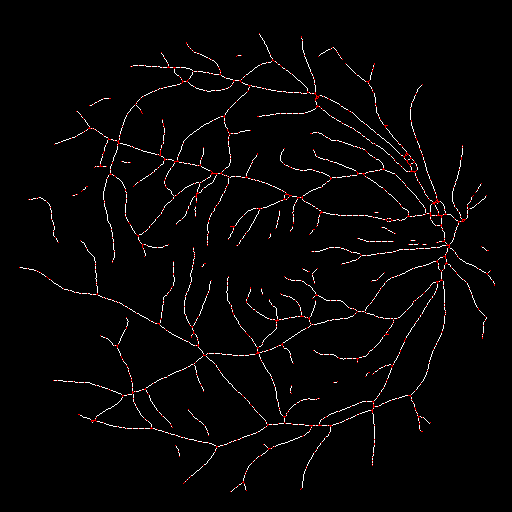
#> input picture xishu6.png, 512 x 512 px, given in place of cleaned_skeleton.png, which was not available
$ python '骨架图稀疏化.py'
#> lines starting #> are read from the running program, lines starting #| are printed output that depends on the picture; after the words box and inside, x2 and y2 are one past the last pixel; in counts of white or black regions, pixels touching at a corner belong together; pictures that were not available may be replaced by others from this repository, and a replacement may not be noted
import numpy as np
from skimage import io, morphology
from skimage.measure import label
import cv2

def extract_crosspoints(skel, cross_kernel):
    filtered = cv2.filter2D(skel.astype(np.uint8), -1, cross_kernel)
    crosspoints = filtered >= 13
    return crosspoints


def extract_endpoints(skel, cross_kernel):
    filtered = cv2.filter2D(skel.astype(np.uint8), -1, cross_kernel)
    endpoints = filtered == 11
    return endpoints


def apply_colors_to_skeleton(skeleton, sparsified_points, endpoints, crosspoints):
    red_channel = skeleton.copy()
    green_channel = skeleton.copy()
    blue_channel = skeleton.copy()

    for y, x in np.argwhere(sparsified_points == 1):
        red_channel[y, x] = 255
        green_channel[y, x] = 0
        blue_channel[y, x] = 0

    for y, x in np.argwhere(endpoints):
        green_channel[y, x] = 255

    for y, x in np.argwhere(crosspoints):
        blue_channel[y, x] = 255

    colored_skeleton = np.stack([red_channel, green_channel, blue_channel], axis=-1)
    return colored_skeleton
def sparsify_skeleton(skeleton, interval=10):
    labeled_skeleton = label(skeleton)
    sparsified_skeleton = np.zeros_like(skeleton)
    for region_label in np.unique(labeled_skeleton):
        if region_label == 0:
            continue
        coords = np.argwhere(labeled_skeleton == region_label)
        selected_indices = np.arange(0, len(coords), interval)
        selected_coords = coords[selected_indices]
        for y, x in selected_coords:
            sparsified_skeleton[y, x] = 1
    return sparsified_skeleton


def apply_red_to_skeleton(skeleton, sparsified_points):
    red_channel = skeleton.copy()
    green_channel = skeleton.copy()
    blue_channel = skeleton.copy()

    for y, x in np.argwhere(sparsified_points == 1):
        red_channel[y, x] = 255  # Red
        green_channel[y, x] = 0  # Green
        blue_channel[y, x] = 0  # Blue

    colored_skeleton = np.stack([red_channel, green_channel, blue_channel], axis=-1)
    return colored_skeleton


# Load and process the skeleton
skeleton_image_path = r'D:\some CV\try by myself\后处理\cleaned_skeleton.png'  # Change this to your skeleton image path
skeleton_image = io.imread(skeleton_image_path, as_gray=True)
#> skeleton_image: shape (512, 512) float64; min 0, max 1, mean 0.0207
skeleton_image = skeleton_image > 0  # Convert to binary image if not already
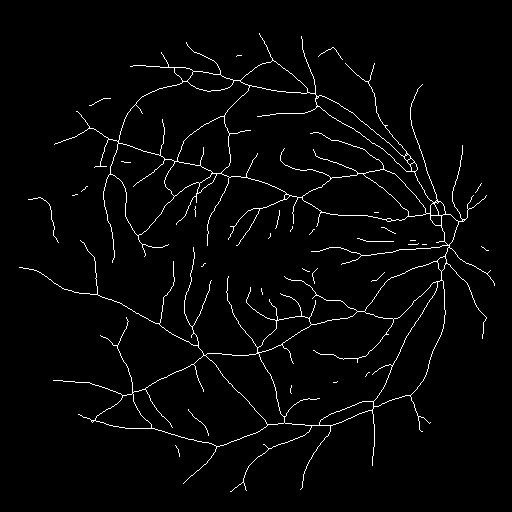
#> skeleton_image: shape (512, 512) bool; 2.6% white in thin lines or dots, all inside (x1, y1, x2, y2) = (19, 33, 495, 492)
cross_kernel = np.array([[1, 1, 1],
                             [1, 10, 1],
                             [1, 1, 1]], dtype=np.uint8)
# Sparsify the skeleton
#todo:通过interval来控制点的稠密 初始为10
sparsified_points = sparsify_skeleton(skeleton_image, interval=6)
#> in sparsify_skeleton, `labeled_skeleton = label(skeleton)`:
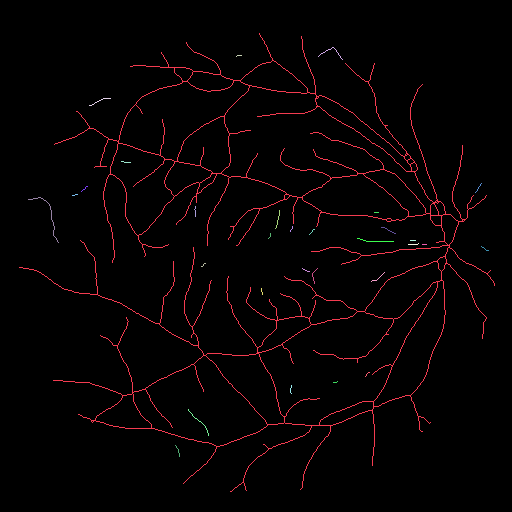
#> labeled_skeleton: shape (512, 512) int32; 32 distinct labels, from 0 to 31; one colour per label, 0 black
#> the loop in sparsify_skeleton, `for region_label in np.unique(labeled_skeleton):` made 32 passes
#> (selected_indices, selected_coords) on passes 4, 5, 6, 7, 8, 9, 11, 12, 13, 14: ([0], [[55, 237]]), ([0, 6, 12, 18], [[98, 103], [98, 109], [101, 97], [104, 93]]), ([0, 6], [[161, 121], [162, 127]]), ([0, 6], [[183, 481], [189, 477]]), ([0, 6], [[186, 86], [190, 82]]), ([0], [[194, 75]]), ([0, 6], [[206, 195], [212, 195]]), ([0, 6, 12, 18], [[210, 279], [216, 278], [222, 277], [228, 275]]), ([0], [[212, 374]]), ([0], [[226, 292]])
#> selected_indices on passes 3, 10, 18, 31: [0, 6, 12, 18, 24], [0, 6, 12, 18, 24, 30, 36, 42, 48, 54], [0, 6, 12, 18, 24, 30, 36], [0, 6, 12, 18, 24]
#> after the loop in sparsify_skeleton, `for region_label in np.unique(labeled_skeleton):`:
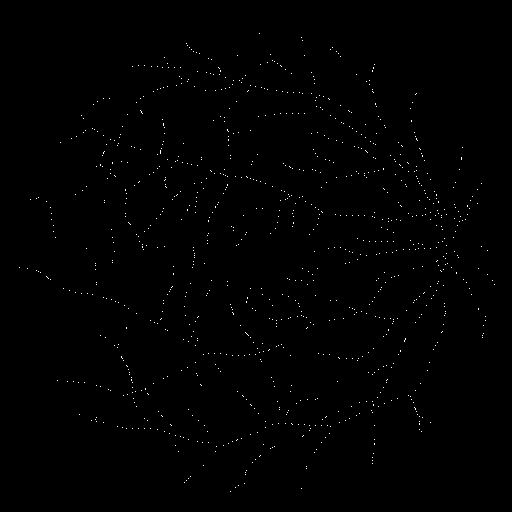
#> sparsified_skeleton: shape (512, 512) bool; 0.43% white in thin lines or dots, all inside (x1, y1, x2, y2) = (19, 33, 495, 492)
endpoints = extract_endpoints(skeleton_image,cross_kernel=cross_kernel)
#> in extract_endpoints, `endpoints = filtered == 11`:
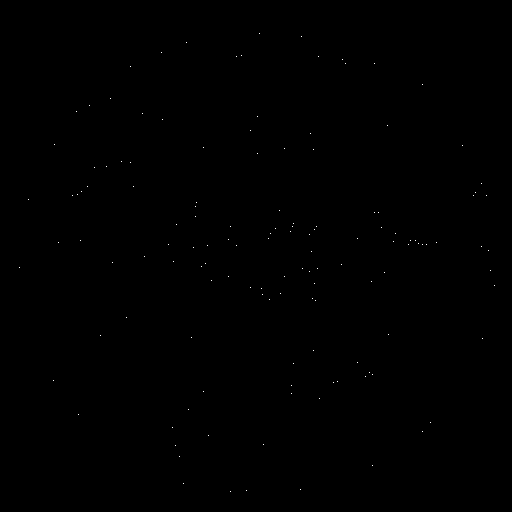
#> endpoints: shape (512, 512) bool; 0.05% white in thin lines or dots, all inside (x1, y1, x2, y2) = (19, 33, 495, 492)
crosspoints = extract_crosspoints(skeleton_image,cross_kernel=cross_kernel)
#> in extract_crosspoints, `crosspoints = filtered >= 13`:
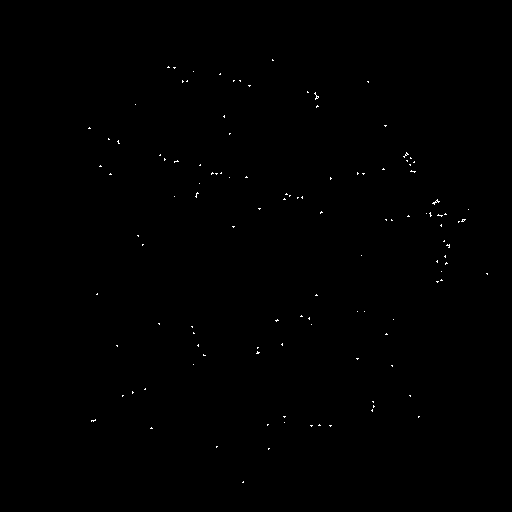
#> crosspoints: shape (512, 512) bool; 0.18% white in thin lines or dots, all inside (x1, y1, x2, y2) = (88, 59, 488, 483)
# Apply red color to the sparsified points on the original skeleton
sparsified_points = crosspoints+endpoints+sparsified_points
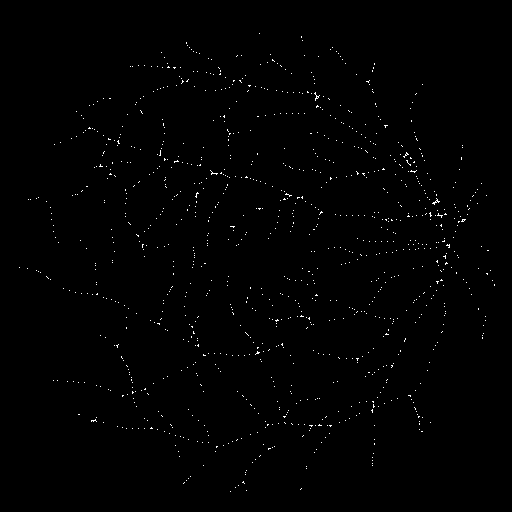
#> sparsified_points: shape (512, 512) bool; 0.61% white in thin lines or dots, all inside (x1, y1, x2, y2) = (19, 33, 495, 492)
colored_skeleton = apply_red_to_skeleton(skeleton_image, sparsified_points)
#> the loop in apply_red_to_skeleton, `for y, x in np.argwhere(sparsified_points == 1):` made 1601 passes
#> (y, x) on passes 1 to 3: (33, 259), (36, 301), (37, 301)
#> after the loop in apply_red_to_skeleton, `for y, x in np.argwhere(sparsified_points == 1):`:
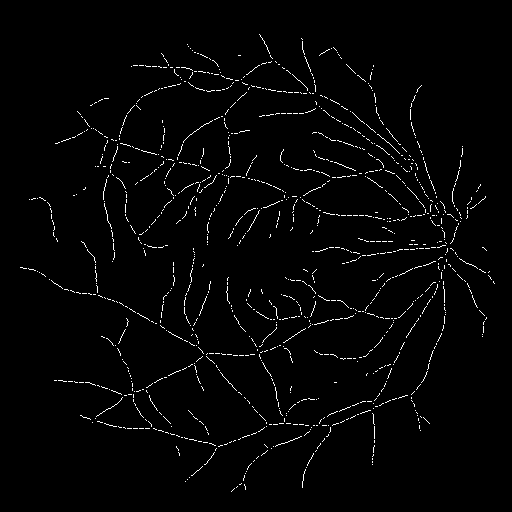
#> blue_channel: shape (512, 512) bool; 1.9% white in thin lines or dots, all inside (x1, y1, x2, y2) = (20, 34, 495, 492)

# Save the result
save_path = 'xishu6.png'  # Change this to your desired save path
io.imsave(save_path, colored_skeleton)

print(f"Colored skeleton saved to {save_path}")
#提取这些点的过程主要分为两个步骤：稀疏化处理和点的提取。
#
# 1. **稀疏化处理**：我使用了一个自定义的函数`sparsify_skeleton`来均匀地从每个骨架分支上选择点。这个过程涉及以下关键操作：
#
#    - **标记连通区域**：使用`label`函数标记骨架图中的连通区域（分支）。每个连通区域视为一个独立的分支。
#    - **均匀选择点**：对于每个连通区域，我获取其所有像素点的坐标，然后基于指定的间隔（`interval`参数）从这些坐标中均匀地选择点。间隔值越大，提取的点越稀疏。
#
# 2. **点的提取**：通过上述稀疏化处理，我们得到了一个包含所选点位置的二维数组（`sparsified_skeleton`），其中值为1的位置表示被选中的点。
#
# 接下来，为了将这些点在原始骨架图上标为红色，我进行了以下操作：
#
# - 创建了原始骨架图的三个副本，分别代表红、绿、蓝三个颜色通道。由于原始骨架是二维的，所以初始时这三个通道的内容是相同的。
# - 遍历`sparsified_skeleton`中所有值为1的位置，即我们之前选出的点。对于这些点的位置，我在红色通道中将对应的值设置为255（表示红色），并在绿色和蓝色通道中将对应的值设置为0，从而将这些点标记为红色。
# - 最后，将这三个通道合并成一个三维数组（彩色图像），其中包含了原始骨架以及用红色标记的稀疏化点。
#
# 这个处理流程的结果是一个在保留了原始骨架结构的同时，将关键点以红色高亮显示的彩色图像，适用于进一步分析或可视化展示。
